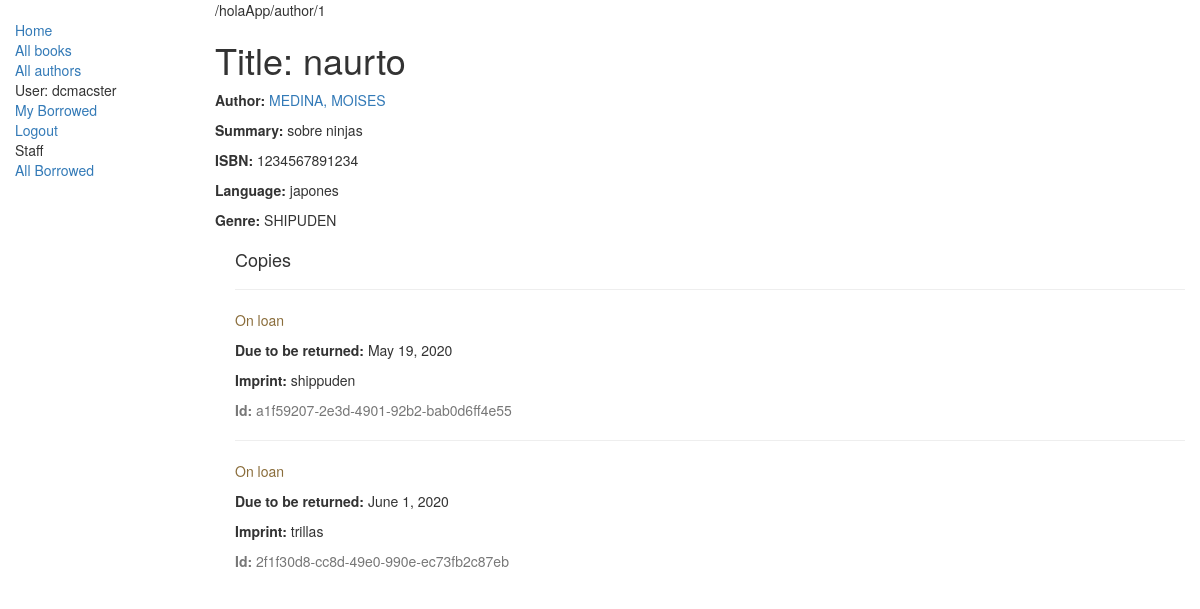
Page /holaApp/book/1 (signed in) on the committed database.
### holaApp/models.py (models this page shows, shortened)
class Book(models.Model):
    title = models.CharField(max_length=200)
    author = models.ForeignKey('Author', on_delete=models.SET_NULL, null=True)
    summary = models.TextField(max_length=1000, help_text="Ingrese una breve descripción del libro")
    isbn = models.CharField('ISBN',max_length=13, help_text='13 Caracteres <a href="https://www.isbn-international.org/content/what-isbn">ISBN number</a>')
    genre = models.ManyToManyField(Genre, help_text="Seleccione un genero para este libro")
    language = models.ForeignKey(
        'Language', on_delete=models.SET_NULL, null=True)
    def display_genre(self):
        """
        Creates a string for the Genre. This is required to display genre in Admin.
        """
        return ', '.join([genre.name for genre in self.genre.all()[:3]])
    display_genre.short_description = 'Genre'

class Author(models.Model):
    first_name = models.CharField(max_length=100)
    last_name = models.CharField(max_length=100)
    date_of_birth = models.DateField(null=True, blank=True)
    date_of_death = models.DateField('Died', null=True, blank=True)
    def __str__(self):
        return '%s, %s' % (self.last_name, self.first_name)

class Language(models.Model):
    name = models.CharField(max_length=200,
                            help_text="Enter the book's natural language (e.g. English, French, Japanese etc.)")
    def __str__(self):
        return self.name

class Genre(models.Model):
    name = models.CharField(max_length=200, help_text="Ingrese el nombre del género (p. ej. Ciencia Ficción, Poesía Francesa etc.)")
    def __str__(self):
        return self.name

class BookInstance(models.Model):
    id = models.UUIDField(primary_key=True, default=uuid.uuid4,
                          help_text="ID único para este libro particular en toda la biblioteca")
    book = models.ForeignKey('Book', on_delete=models.SET_NULL, null=True)
    imprint = models.CharField(max_length=200)
    due_back = models.DateField(null=True, blank=True)
    LOAN_STATUS = (
        ('m', 'Maintenance'),
        ('o', 'On loan'),
        ('a', 'Available'),
        ('r', 'Reserved'),
    )
    status = models.CharField(max_length=1, choices=LOAN_STATUS,
                              blank=True, default='m', help_text='Disponibilidad del libro')
    borrower = models.ForeignKey(User, on_delete=models.SET_NULL, null=True, blank=True)
    class Meta:
        ordering = ["due_back"]
        permissions = (("can_mark_returned", "Set book as returned"),)

### holaApp/views.py (the view)
# urls.py: url(r'^book/(?P<pk>\d+)$', views.BookDetailView.as_view(), name='book-detail'),
class BookDetailView(LoginRequiredMixin, generic.DetailView):
    login_url = '/accounts/login/'
    redirect_field_name = 'redirect_to'
    model = Book

### holaApp/templates/holaApp/book_detail.html (shortened to what this page needs)
{% extends "base_generic.html" %}
{% block content %}{% url 'author-detail' book.author.pk %}
<h1>Title: {{ book.title }}</h1>
<p><strong>Author:</strong> <a href="{% url 'author-detail' book.author.pk %}">{{ book.author }}</a></p>
<p><strong>Summary:</strong> {{ book.summary }}</p>
<p><strong>ISBN:</strong> {{ book.isbn }}</p>
<p><strong>Language:</strong> {{ book.language }}</p>
<p><strong>Genre:</strong> {% for genre in book.genre.all %} {{ genre }}{% endfor %}</p>
<div style="margin-left:20px;margin-top:20px">
    <h4>Copies</h4>
    {% for copy in book.bookinstance_set.all %}
    <hr>
    <p
        class="{% if copy.status == 'a' %}text-success{% elif copy.status == 'm' %}text-danger{% else %}text-warning{% endif %}">
        {{ copy.get_status_display }}</p>
    {% if copy.status != 'a' %}<p><strong>Due to be returned:</strong> {{copy.due_back}}</p>{% endif %}
    <p><strong>Imprint:</strong> {{copy.imprint}}</p>
    <p class="text-muted"><strong>Id:</strong> {{copy.id}}</p>
    {% endfor %}
</div>
{% endblock %}

### holaApp/templates/base_generic.html (shortened to what this page needs)
<!DOCTYPE html>
<html lang="en">
<head>
    <link rel="stylesheet" href="https://maxcdn.bootstrapcdn.com/bootstrap/3.3.7/css/bootstrap.min.css">
    {% load static %}
    <link rel="stylesheet" href="{% static 'css/styles.css' %}">
</head>
<body>
    <div class="container-fluid">
        <div class="row">
            <div class="col-sm-2">
                {% block sidebar %}
                <ul class="sidebar-nav">
                    <li><a href="{% url 'index' %}">Home</a></li>
                    <li><a href="{% url 'books' %}">All books</a></li>
                    <li><a href="{%url 'authors' %}">All authors</a></li>
                    {% if user.is_authenticated %}
                        <li>User: {{ user.get_username }}</li>
                        <li><a href="{% url 'my-borrowed' %}">My Borrowed</a></li>
                        <li><a href="{% url 'logout'%}?next={{request.path}}">Logout</a></li>
                        {% if perms.staff.can_marked_returned %}
                            <li>Staff</li>
                            <li><a href="{% url 'all-borrowed' %}"> All Borrowed </a></li>
                        {% endif %}
                    {% else %}
                        <li><a href="{% url 'login'%}?next={{request.path}}">Login</a></li>
                    {% endif %}
                </ul>
                {% endblock %}
            </div>
            <div class="col-sm-10 ">
                {% block content %}{% endblock %}
            </div>
        </div>
    </div>
</body>
</html>

### holaApp/static/css/styles.css (style rules this page uses)
.sidebar-nav { margin-top: 20px; padding: 0; list-style: none; }

### rows in the picture
Book: author "/holaApp/author/1", title "naurto", author "MEDINA, MOISES", summary "sobre ninjas", isbn "1234567891234", language "japones"
Genre: name "SHIPUDEN"
BookInstance: status "On loan", due_back "May 19, 2020", imprint "shippuden", id "a1f59207-2e3d-4901-92b2-bab0d6ff4e55"
BookInstance: status "On loan", due_back "June 1, 2020", imprint "trillas", id "2f1f30d8-cc8d-49e0-990e-ec73fb2c87eb"

### other values in the picture
{{ user.get_username }} "dcmacster"
